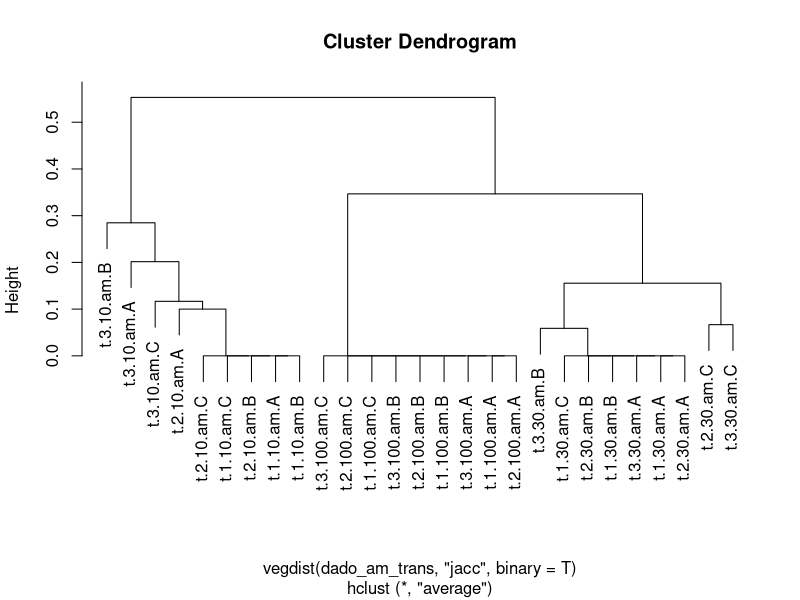
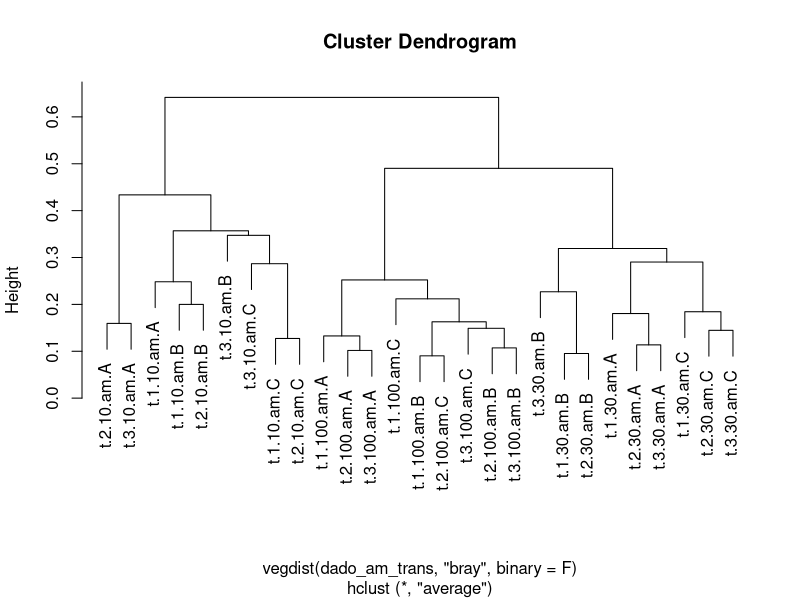
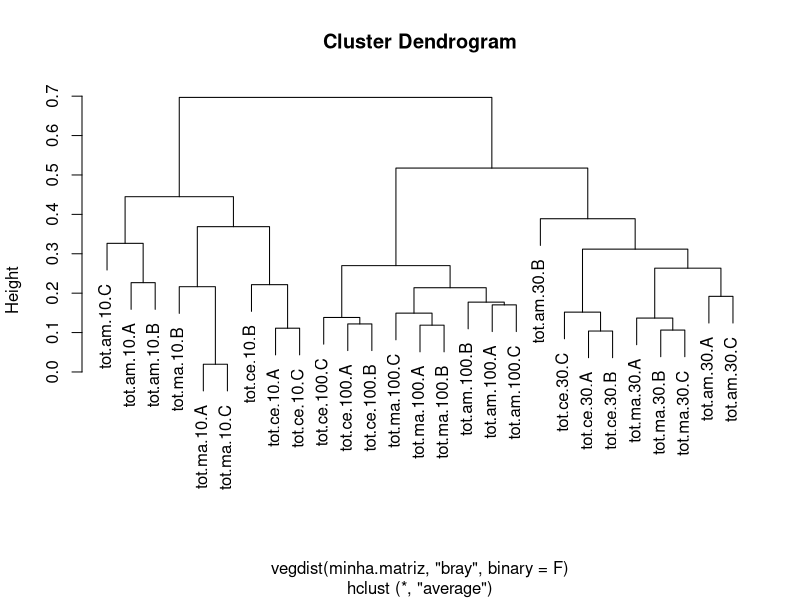
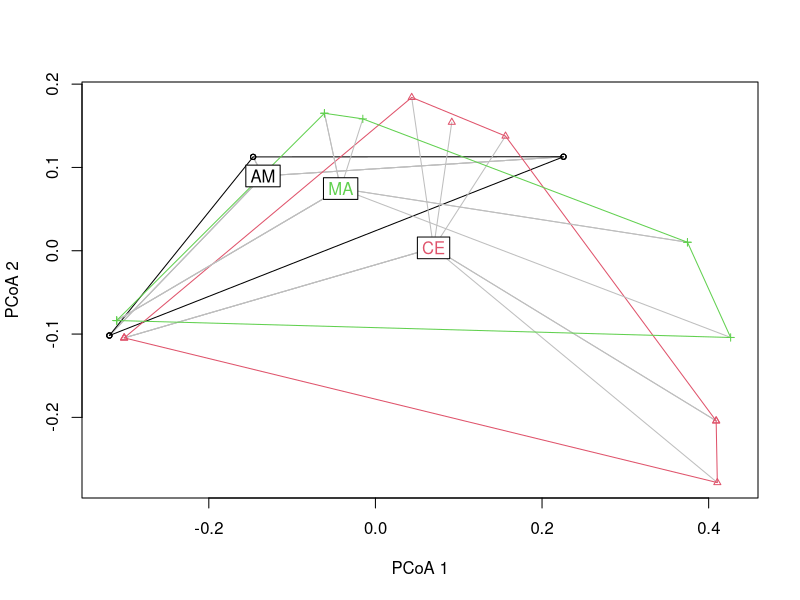
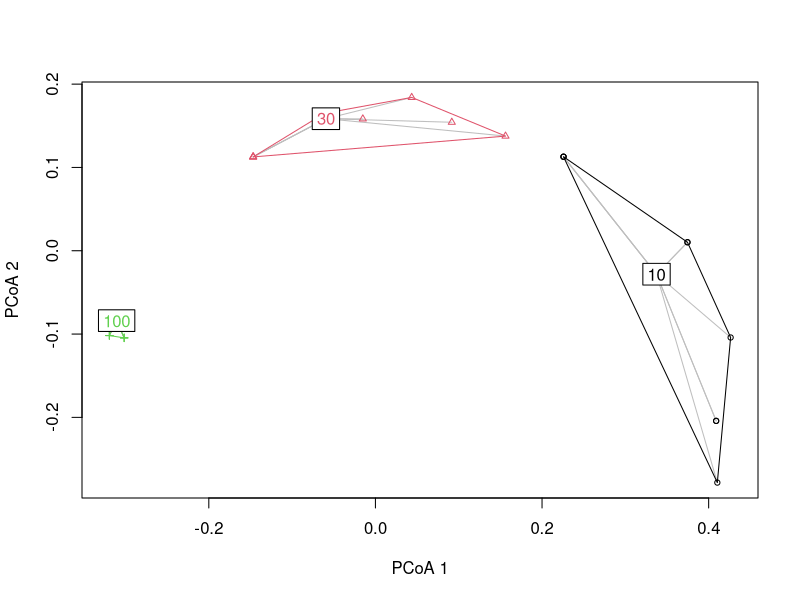
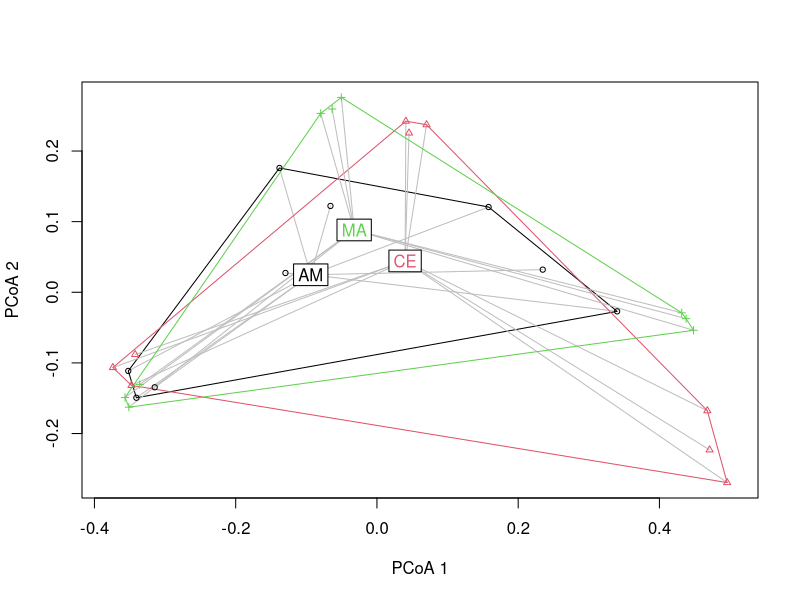
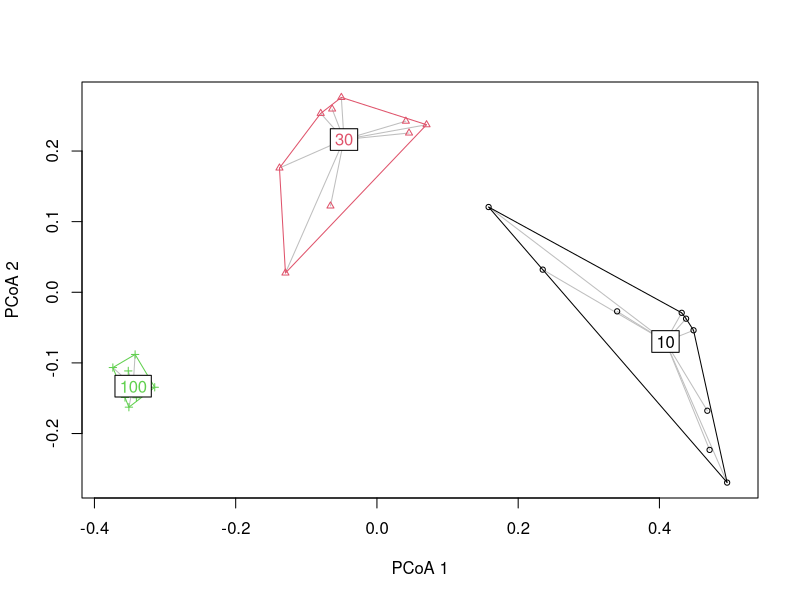
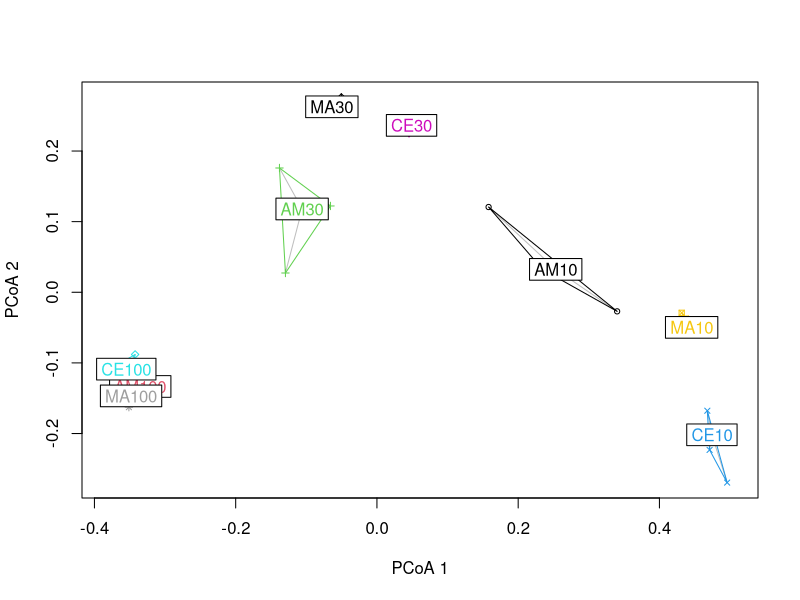

These figures' R source, in order:
# Aula R Eco Quant 2022 
# Rio Claro, 16/5/2022

# Tema: simulação dos dados para analise
# Problema: mudança na composição de aves em função da 
# cobertura florestal no Brasil

# Vamos simular nossos dados

nomes.spp <- paste0("sp", seq(1:25)) 

nomes.spp

t.1.100.am.A <- rpois(n=25, lambda=9)

t.1.100.am.A

names(t.1.100.am.A) <- nomes.spp

t.1.100.am.A

t.2.100.am.A <- rpois(n= 25, lambda= t.1.100.am.A)

t.3.100.am.A <- rpois(n= 25, lambda= t.2.100.am.A)
#

t.1.100.am.B <- rpois(n=25, lambda=10)

t.2.100.am.B <- rpois(n= 25, lambda= t.1.100.am.B)

t.3.100.am.B <- rpois(n= 25, lambda= t.2.100.am.B)

#
t.1.100.am.C <- rpois(n=25, lambda=8)

t.2.100.am.C <- rpois(n= 25, lambda= t.1.100.am.B)

t.3.100.am.C <- rpois(n= 25, lambda= t.2.100.am.B)
#

# ok, construimos um pedaco da tabela
# a logica e a mesma para o resto
# so temos que ajustar a cada caso

t.1.30.am.A <- rpois(n=17, lambda=6)

t.2.30.am.A <- rpois(n= 17, lambda= t.1.30.am.A)

t.3.30.am.A <- rpois(n= 17, lambda= t.2.30.am.A)

# como geramos menos spp, vamos completar com 0
# 25-17=8
t.1.30.am.A <- c(t.1.30.am.A, rep(0,8))
t.2.30.am.A <- c(t.2.30.am.A, rep(0,8))
t.3.30.am.A <- c(t.3.30.am.A, rep(0,8))
#

t.1.30.am.B <- rpois(n=17, lambda=7)

t.2.30.am.B <- rpois(n= 17, lambda= t.1.30.am.B)

t.3.30.am.B <- rpois(n= 17, lambda= t.2.30.am.B)

# como geramos menos spp, vamos completar com 0
# 25-17=8
t.1.30.am.B <- c(t.1.30.am.B, rep(0,8))
t.2.30.am.B <- c(t.2.30.am.B, rep(0,8))
t.3.30.am.B <- c(t.3.30.am.B, rep(0,8))

#
t.1.30.am.C <- rpois(n=17, lambda=5)

t.2.30.am.C <- rpois(n= 17, lambda= t.1.30.am.C)

t.3.30.am.C <- rpois(n= 17, lambda= t.2.30.am.C)

# como geramos menos spp, vamos completar com 0
# 25-17=8
t.1.30.am.C <- c(t.1.30.am.C, rep(0,8))
t.2.30.am.C <- c(t.2.30.am.C, rep(0,8))
t.3.30.am.C <- c(t.3.30.am.C, rep(0,8))

# Agora com 10% de cobertura ===============

t.1.10.am.A <- rpois(n=10, lambda=3)
t.2.10.am.A <- rpois(n= 10, lambda= t.1.10.am.A)
t.3.10.am.A <- rpois(n= 10, lambda= t.2.10.am.A)

# como geramos menos spp, vamos completar com 0

t.1.10.am.A <- c(t.1.10.am.A, rep(0,15))
t.2.10.am.A <- c(t.2.10.am.A, rep(0,15))
t.3.10.am.A <- c(t.3.10.am.A, rep(0,15))
#

t.1.10.am.B <- rpois(n=10, lambda=4)
t.2.10.am.B <- rpois(n= 10, lambda= t.1.10.am.B)
t.3.10.am.B <- rpois(n= 10, lambda= t.2.10.am.B)

# como geramos menos spp, vamos completar com 0
t.1.10.am.B <- c(t.1.10.am.B, rep(0,15))
t.2.10.am.B <- c(t.2.10.am.B, rep(0,15))
t.3.10.am.B <- c(t.3.10.am.B, rep(0,15))

#
t.1.10.am.C <- rpois(n=10, lambda=5)
t.2.10.am.C <- rpois(n= 10, lambda= t.1.10.am.C)
t.3.10.am.C <- rpois(n= 10, lambda= t.2.10.am.C)

# como geramos menos spp, vamos completar com 0
t.1.10.am.C <- c(t.1.10.am.C, rep(0,15))
t.2.10.am.C <- c(t.2.10.am.C, rep(0,15))
t.3.10.am.C <- c(t.3.10.am.C, rep(0,15))


dado_am_trans = rbind(
  t.1.10.am.A, t.2.10.am.A, t.3.10.am.A, t.1.10.am.B, t.2.10.am.B, t.3.10.am.B,
  t.1.10.am.C, t.2.10.am.C, t.3.10.am.C,
  t.1.30.am.A, t.2.30.am.A, t.3.30.am.A, t.1.30.am.B, t.2.30.am.B, t.3.30.am.B,
  t.1.30.am.C, t.2.30.am.C, t.3.30.am.C,
  t.1.100.am.A, t.2.100.am.A, t.3.100.am.A, t.1.100.am.B, t.2.100.am.B, t.3.100.am.B,
  t.1.100.am.C, t.2.100.am.C, t.3.100.am.C)

library(vegan)
dado_am_trans
#

vegdist(dado_am_trans, "jacc", binary = T)

plot(hclust(d=vegdist(dado_am_trans, "jacc", binary = T), "ave"))

vegdist(dado_am_trans, "bray", binary = F)
plot(hclust(d=vegdist(dado_am_trans, "bray", binary = F), "ave"))

## Com os outros biomas

#==========================================================
# vou replicar isso em mais duas regioes (Cerrado MA)
# basta copiar, colar e alterar os nomes.
# se quiser vc pode modificar o n de spp e o lambda:
# para o dendrograma não ficar muito grande, vou usar apenas 
# um transecto por paisagem

tot.am.100.A = t.1.100.am.A
tot.am.100.B = t.1.100.am.B
tot.am.100.C = t.1.100.am.C

tot.am.30.A = t.1.30.am.A
tot.am.30.B = t.1.30.am.B
tot.am.30.C = t.1.30.am.C

tot.am.10.A = t.1.10.am.A
tot.am.10.B = t.1.10.am.B
tot.am.10.C = t.1.10.am.C

#

tot.ce.100.A = c(rpois(22, lambda = t.1.100.am.A), rep(0,3))
tot.ce.100.B = c(rpois(22, lambda = tot.ce.100.A), rep(0,3))
tot.ce.100.C = c(rpois(22, lambda = tot.ce.100.B), rep(0,3))

tot.ce.30.A = c(rpois(13, lambda = t.1.30.am.A), rep(0,12))
tot.ce.30.B = c(rpois(13, lambda = tot.ce.30.A), rep(0,12))
tot.ce.30.C = c(rpois(13, lambda = tot.ce.30.B), rep(0,12))

tot.ce.10.A = c(rpois(7, lambda = t.1.10.am.A), rep(0,18))
tot.ce.10.B = c(rpois(7, lambda = tot.ce.10.A), rep(0,18))
tot.ce.10.C = c(rpois(7, lambda = tot.ce.10.A), rep(0,18))

#

tot.ma.100.A = c(rpois(24, lambda = t.1.100.am.A), 0)
tot.ma.100.B = c(rpois(24, lambda = tot.ma.100.A), 0)
tot.ma.100.C = c(rpois(24, lambda = tot.ma.100.B), 0)

tot.ma.30.A = c(rpois(15, lambda = t.1.30.am.A), rep(0,10))
tot.ma.30.B = c(rpois(15, lambda = tot.ma.30.A), rep(0,10))
tot.ma.30.C = c(rpois(15, lambda = tot.ma.30.B), rep(0,10))

tot.ma.10.A = c(rpois(8, lambda = t.1.10.am.A), rep(0,17))
tot.ma.10.B = c(rpois(8, lambda = tot.ma.10.A), rep(0,17))
tot.ma.10.C = c(rpois(8, lambda = tot.ma.10.A), rep(0,17))



# veja como esta ficando
minha.matriz <-
rbind(tot.am.100.A, tot.am.100.B, tot.am.100.C,
      tot.am.30.A, tot.am.30.B, tot.am.30.C,
      tot.am.10.A, tot.am.10.B, tot.am.10.C,
      tot.ce.100.A, tot.ce.100.B, tot.ce.100.C,
      tot.ce.30.A, tot.ce.30.B, tot.ce.30.C,
      tot.ce.10.A, tot.ce.10.B, tot.ce.10.C,
      tot.ma.100.A, tot.ma.100.B, tot.ma.100.C,
      tot.ma.30.A, tot.ma.30.B, tot.ma.30.C,
      tot.ma.10.A, tot.ma.10.B, tot.ma.10.C)

minha.matriz

dim(minha.matriz)

plot(hclust(d=vegdist(minha.matriz, "bray", binary = F), "ave"))

##====

# vamos criar uns identificadores importantes

bioma <- c("AM", "CE", "MA")

bioma <- rep(c("AM", "CE", "MA"), each=9)

cobertura <- c(100, 30, 10)

cobertura <- rep(cobertura, each=3)

cobertura <- rep(cobertura, times=3)
cobertura <- as.factor(cobertura)

cobertura

dados.final <- data.frame(bioma, cobertura, minha.matriz)
dados.final

dim(dados.final)

#========================================

plot(betadisper(vegdist(dados.final[,-c(1:2)], "jacc", binary=T), 
                group = dados.final[,1]), main = NULL, sub = "")

plot(betadisper(vegdist(dados.final[,-c(1:2)], "jacc", binary=T), 
                group = dados.final[,2]), main = NULL, sub = "")

adonis(dados.final[,-c(1:2)] ~ bioma*cobertura, data = dados.final,
        strata = bioma, by = "terms", method = "jacc")

#####

plot(betadisper(vegdist(dados.final[,-c(1:2)], "bray"), 
           group = dados.final[,1]), main = NULL, sub = "")

plot(betadisper(vegdist(dados.final[,-c(1:2)], "bray"), 
                group = dados.final[,2]), main = NULL, sub = "")

adonis(dados.final[,-c(1:2)] ~ bioma*cobertura, data = dados.final,
       strata = bioma, by = "terms")


# vamos separar por bioma e por cobertura
teste = paste0(dados.final$bioma,dados.final$cobertura)

plot(betadisper(vegdist(dados.final[,-c(1:2)], "bray"), 
                group = teste), main = NULL, sub = "")

plot(betadisper(vegdist(dados.final[,-c(1:2)], "bray"), 
                group = teste), main = NULL, sub = "",
     label.cex = 0.5)

plot(betadisper(vegdist(dados.final[,-c(1:2)], "bray"), 
                group = teste), main = NULL, sub = "",
     label = F)
